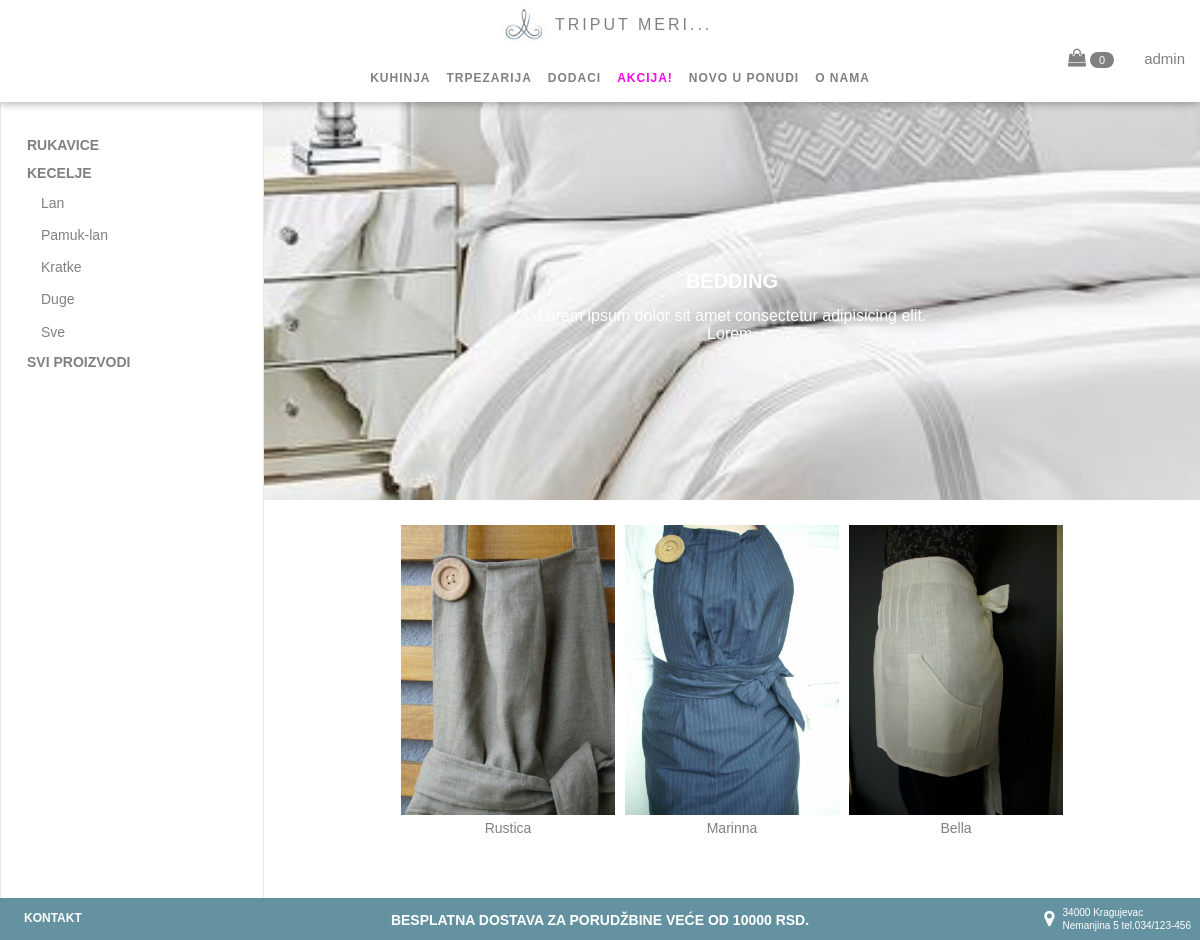
The page /kitchen.php?category=Kuhinja (signed in) on the database its author committed.
### tables this page shows
CREATE TABLE `product` (
  `Id` int(11) NOT NULL,
  `Name` varchar(50) NOT NULL,
  `TypeId` varchar(50) NOT NULL,
  `Price` decimal(16,2) NOT NULL,
  `Description` varchar(800) NOT NULL,
  `OnSaleFromDate` date NOT NULL,
  `OnSaleToDate` date NOT NULL,
  `Material` varchar(50) NOT NULL,
  `Subcategory` varchar(50) NOT NULL,
  `NumberOfPeaces` int(50) NOT NULL,
  `ImgPath` varchar(50) NOT NULL,
  `Category` varchar(50) DEFAULT NULL,
  `UserDeleted` bit(1) DEFAULT NULL,
  `CreatedOn` date DEFAULT NULL,
  `ModifiedOn` date DEFAULT NULL,
  `PublishedOn` datetime DEFAULT NULL,
  `IsPublished` bit(1) DEFAULT NULL
);

CREATE TABLE `images` (
  `Id` int(11) NOT NULL,
  `ProductId` int(11) NOT NULL,
  `ImagePath` varchar(100) NOT NULL,
  `IsCover` bit(1) DEFAULT NULL
);

### includes/showProducts.inc.php (the view, shortened to what this page needs)
<?php
    $conn = mysqli_connect("localhost","root","") or die("cannot connect to database");
    if(isset($_GET['category'])){
        $category = $_GET['category'];
        $selectID = mysqli_query($conn, "SELECT * FROM product WHERE Category = '$category' AND UserDeleted IS NULL AND IsPublished = 1");
    }
            while ($row = mysqli_fetch_array($selectID)) {
                $tempId = $row['Id'];
                $sql = mysqli_query($conn, "SELECT * FROM images WHERE ProductId = '$tempId' AND IsCover = 1");
                $rowImg = mysqli_fetch_array($sql);
                    echo '<div class = "image">';
                    echo '<a href="addToCart.php?id='.$tempId.'"><img src="'.$rowImg['ImagePath'].'" alt="primer4"></a>';
                    echo '<span class="caption">'.$row['Name'].'</span>';
                    echo '</div>';
            }
?>

### css/myStyle.css (style rules this page uses)
* { box-sizing: border-box; font-family: Arial, Helvetica, sans-serif; margin: 0; }
a { text-decoration: none; color: gray; }
.image { width: 25%; display: inline-block; margin: auto; }
.image img { width: 100%; height: 300px; padding: 5px; object-fit: cover; transition: padding 0.3s ease; }
.image .caption { display: block; text-align: center; color: gray; font-size: 14px; margin-bottom: 16px; }

### rows shown on the page
product: images.ImagePath (picture), Name "Rustica"
product: images.ImagePath (picture), Name "Marinna"
product: images.ImagePath (picture), Name "Bella"

### other values the page prints
$_SESSION["user"] "admin"
